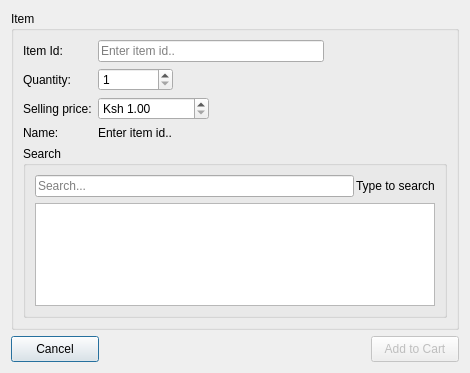
<?xml version="1.0" encoding="UTF-8"?>
<ui version="4.0">
 <class>dlgAddNew</class>
 <widget class="QDialog" name="dlgAddNew">
  <property name="windowModality">
   <enum>Qt::WindowModal</enum>
  </property>
  <property name="geometry">
   <rect>
    <x>0</x>
    <y>0</y>
    <width>470</width>
    <height>373</height>
   </rect>
  </property>
  <property name="windowTitle">
   <string>Add Item to Cart</string>
  </property>
  <property name="modal">
   <bool>true</bool>
  </property>
  <layout class="QVBoxLayout" name="verticalLayout_2">
   <item>
    <widget class="QGroupBox" name="grpItem">
     <property name="title">
      <string>Item</string>
     </property>
     <layout class="QFormLayout" name="formLayout">
      <item row="0" column="0">
       <widget class="QLabel" name="label">
        <property name="text">
         <string>Item Id:</string>
        </property>
       </widget>
      </item>
      <item row="0" column="1">
       <widget class="QLineEdit" name="txtId">
        <property name="maximumSize">
         <size>
          <width>226</width>
          <height>16777215</height>
         </size>
        </property>
        <property name="placeholderText">
         <string>Enter item id..</string>
        </property>
       </widget>
      </item>
      <item row="1" column="0">
       <widget class="QLabel" name="label_2">
        <property name="text">
         <string>Quantity:</string>
        </property>
       </widget>
      </item>
      <item row="1" column="1">
       <widget class="QSpinBox" name="spbQuantity">
        <property name="maximumSize">
         <size>
          <width>75</width>
          <height>16777215</height>
         </size>
        </property>
        <property name="minimum">
         <number>1</number>
        </property>
        <property name="maximum">
         <number>99999</number>
        </property>
       </widget>
      </item>
      <item row="3" column="0">
       <widget class="QLabel" name="label_3">
        <property name="text">
         <string>Name:</string>
        </property>
       </widget>
      </item>
      <item row="4" column="0" colspan="2">
       <widget class="QGroupBox" name="grpSearch">
        <property name="title">
         <string>Search</string>
        </property>
        <layout class="QVBoxLayout" name="verticalLayout">
         <item>
          <layout class="QHBoxLayout" name="horizontalLayout_2">
           <property name="spacing">
            <number>2</number>
           </property>
           <property name="bottomMargin">
            <number>0</number>
           </property>
           <item>
            <widget class="QLineEdit" name="txtSearch">
             <property name="placeholderText">
              <string>Search...</string>
             </property>
            </widget>
           </item>
           <item>
            <widget class="QLabel" name="lblItems">
             <property name="text">
              <string>Type to search</string>
             </property>
            </widget>
           </item>
          </layout>
         </item>
         <item>
          <widget class="QListWidget" name="lstSearch"/>
         </item>
        </layout>
       </widget>
      </item>
      <item row="3" column="1">
       <widget class="QLabel" name="txtName">
        <property name="text">
         <string>Enter item id..</string>
        </property>
       </widget>
      </item>
      <item row="2" column="0">
       <widget class="QLabel" name="label_4">
        <property name="text">
         <string>Selling price:</string>
        </property>
       </widget>
      </item>
      <item row="2" column="1">
       <widget class="QSpinBox" name="spnSellingPrice">
        <property name="maximumSize">
         <size>
          <width>111</width>
          <height>16777215</height>
         </size>
        </property>
        <property name="suffix">
         <string>.00</string>
        </property>
        <property name="prefix">
         <string>Ksh </string>
        </property>
        <property name="minimum">
         <number>1</number>
        </property>
        <property name="maximum">
         <number>99999</number>
        </property>
       </widget>
      </item>
     </layout>
    </widget>
   </item>
   <item>
    <layout class="QHBoxLayout" name="horizontalLayout">
     <property name="sizeConstraint">
      <enum>QLayout::SetFixedSize</enum>
     </property>
     <item>
      <widget class="QPushButton" name="btnCancel">
       <property name="minimumSize">
        <size>
         <width>88</width>
         <height>26</height>
        </size>
       </property>
       <property name="text">
        <string>Cancel</string>
       </property>
       <property name="icon">
        <iconset resource="../../stock_manager.qrc">
         <normaloff>:/icons/cross.svg</normaloff>:/icons/cross.svg</iconset>
       </property>
      </widget>
     </item>
     <item>
      <spacer name="horizontalSpacer">
       <property name="orientation">
        <enum>Qt::Horizontal</enum>
       </property>
       <property name="sizeHint" stdset="0">
        <size>
         <width>40</width>
         <height>20</height>
        </size>
       </property>
      </spacer>
     </item>
     <item>
      <widget class="QPushButton" name="btnAdd">
       <property name="enabled">
        <bool>false</bool>
       </property>
       <property name="minimumSize">
        <size>
         <width>88</width>
         <height>26</height>
        </size>
       </property>
       <property name="text">
        <string>Add to Cart</string>
       </property>
       <property name="icon">
        <iconset resource="../../stock_manager.qrc">
         <normaloff>:/icons/cart.svg</normaloff>:/icons/cart.svg</iconset>
       </property>
      </widget>
     </item>
    </layout>
   </item>
  </layout>
 </widget>
 <resources>
  <include location="../../stock_manager.qrc"/>
 </resources>
 <connections>
  <connection>
   <sender>btnCancel</sender>
   <signal>clicked()</signal>
   <receiver>dlgAddNew</receiver>
   <slot>reject()</slot>
   <hints>
    <hint type="sourcelabel">
     <x>54</x>
     <y>158</y>
    </hint>
    <hint type="destinationlabel">
     <x>182</x>
     <y>157</y>
    </hint>
   </hints>
  </connection>
 </connections>
</ui>
